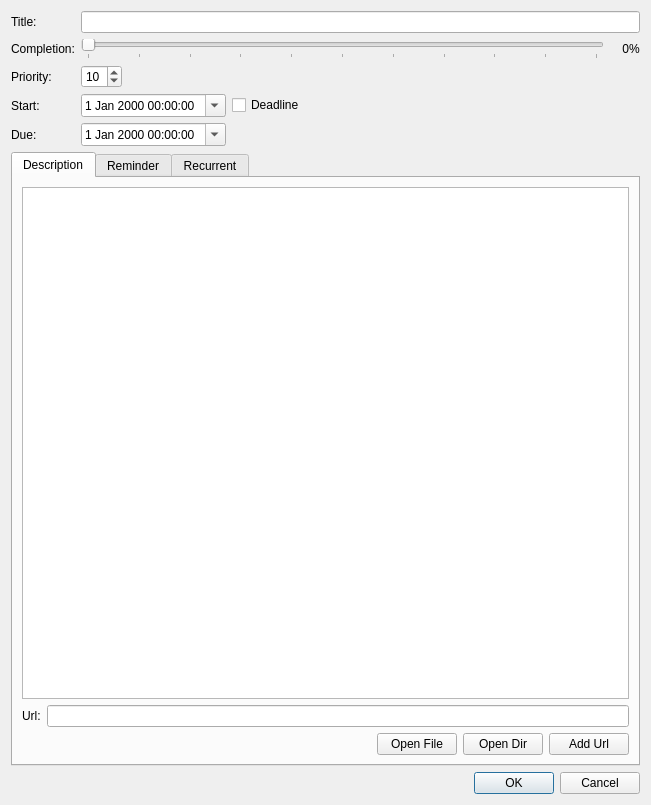
<?xml version="1.0" encoding="UTF-8"?>
<ui version="4.0">
 <class>Dialog</class>
 <widget class="QDialog" name="Dialog">
  <property name="geometry">
   <rect>
    <x>0</x>
    <y>0</y>
    <width>651</width>
    <height>805</height>
   </rect>
  </property>
  <property name="windowTitle">
   <string>Task edit</string>
  </property>
  <layout class="QVBoxLayout" name="verticalLayout">
   <item>
    <layout class="QFormLayout" name="formLayout">
     <item row="1" column="0">
      <widget class="QLabel" name="label">
       <property name="text">
        <string>Title:</string>
       </property>
      </widget>
     </item>
     <item row="1" column="1">
      <widget class="QLineEdit" name="titleEdit"/>
     </item>
     <item row="2" column="0">
      <widget class="QLabel" name="label_2">
       <property name="text">
        <string>Completion:</string>
       </property>
      </widget>
     </item>
     <item row="3" column="0">
      <widget class="QLabel" name="label_3">
       <property name="text">
        <string>Priority:</string>
       </property>
      </widget>
     </item>
     <item row="3" column="1">
      <layout class="QHBoxLayout" name="horizontalLayout">
       <item>
        <widget class="QSpinBox" name="priorityBox">
         <property name="value">
          <number>10</number>
         </property>
        </widget>
       </item>
       <item>
        <spacer name="horizontalSpacer">
         <property name="orientation">
          <enum>Qt::Horizontal</enum>
         </property>
         <property name="sizeHint" stdset="0">
          <size>
           <width>40</width>
           <height>20</height>
          </size>
         </property>
        </spacer>
       </item>
      </layout>
     </item>
     <item row="4" column="0">
      <widget class="QLabel" name="label_4">
       <property name="text">
        <string>Start:</string>
       </property>
      </widget>
     </item>
     <item row="5" column="0">
      <widget class="QLabel" name="label_5">
       <property name="text">
        <string>Due:</string>
       </property>
      </widget>
     </item>
     <item row="2" column="1">
      <layout class="QHBoxLayout" name="horizontalLayout_2">
       <property name="spacing">
        <number>0</number>
       </property>
       <item>
        <widget class="QSlider" name="completionSlider">
         <property name="maximum">
          <number>100</number>
         </property>
         <property name="orientation">
          <enum>Qt::Horizontal</enum>
         </property>
         <property name="tickPosition">
          <enum>QSlider::TicksBelow</enum>
         </property>
         <property name="tickInterval">
          <number>10</number>
         </property>
        </widget>
       </item>
       <item>
        <widget class="QLabel" name="completionValueLabel">
         <property name="sizePolicy">
          <sizepolicy hsizetype="Fixed" vsizetype="Preferred">
           <horstretch>0</horstretch>
           <verstretch>0</verstretch>
          </sizepolicy>
         </property>
         <property name="minimumSize">
          <size>
           <width>25</width>
           <height>0</height>
          </size>
         </property>
         <property name="text">
          <string>0</string>
         </property>
         <property name="alignment">
          <set>Qt::AlignRight|Qt::AlignTrailing|Qt::AlignVCenter</set>
         </property>
        </widget>
       </item>
       <item>
        <widget class="QLabel" name="label_6">
         <property name="text">
          <string>%</string>
         </property>
        </widget>
       </item>
      </layout>
     </item>
     <item row="4" column="1">
      <layout class="QHBoxLayout" name="horizontalLayout_3">
       <item>
        <widget class="QDateTimeEdit" name="startDateTime">
         <property name="calendarPopup">
          <bool>true</bool>
         </property>
        </widget>
       </item>
       <item>
        <widget class="QCheckBox" name="deadlineBox">
         <property name="text">
          <string>Deadline</string>
         </property>
        </widget>
       </item>
       <item>
        <spacer name="horizontalSpacer_2">
         <property name="orientation">
          <enum>Qt::Horizontal</enum>
         </property>
         <property name="sizeHint" stdset="0">
          <size>
           <width>40</width>
           <height>20</height>
          </size>
         </property>
        </spacer>
       </item>
      </layout>
     </item>
     <item row="5" column="1">
      <layout class="QHBoxLayout" name="horizontalLayout_4">
       <item>
        <widget class="QDateTimeEdit" name="dueDateTime">
         <property name="calendarPopup">
          <bool>true</bool>
         </property>
        </widget>
       </item>
       <item>
        <spacer name="horizontalSpacer_3">
         <property name="orientation">
          <enum>Qt::Horizontal</enum>
         </property>
         <property name="sizeHint" stdset="0">
          <size>
           <width>40</width>
           <height>20</height>
          </size>
         </property>
        </spacer>
       </item>
      </layout>
     </item>
    </layout>
   </item>
   <item>
    <widget class="QTabWidget" name="tabWidget">
     <property name="currentIndex">
      <number>0</number>
     </property>
     <widget class="QWidget" name="descTab">
      <attribute name="title">
       <string>Description</string>
      </attribute>
      <layout class="QVBoxLayout" name="verticalLayout_2">
       <item>
        <widget class="QTextBrowser" name="descriptionEdit">
         <property name="readOnly">
          <bool>false</bool>
         </property>
         <property name="textInteractionFlags">
          <set>Qt::LinksAccessibleByKeyboard|Qt::LinksAccessibleByMouse|Qt::TextBrowserInteraction|Qt::TextEditable|Qt::TextEditorInteraction|Qt::TextSelectableByKeyboard|Qt::TextSelectableByMouse</set>
         </property>
         <property name="openLinks">
          <bool>false</bool>
         </property>
        </widget>
       </item>
       <item>
        <layout class="QHBoxLayout" name="horizontalLayout_5">
         <property name="topMargin">
          <number>0</number>
         </property>
         <item>
          <widget class="QLabel" name="label_7">
           <property name="text">
            <string>Url:</string>
           </property>
          </widget>
         </item>
         <item>
          <widget class="QLineEdit" name="urlEdit"/>
         </item>
        </layout>
       </item>
       <item>
        <layout class="QHBoxLayout" name="horizontalLayout_6">
         <property name="topMargin">
          <number>0</number>
         </property>
         <item>
          <spacer name="horizontalSpacer_4">
           <property name="orientation">
            <enum>Qt::Horizontal</enum>
           </property>
           <property name="sizeHint" stdset="0">
            <size>
             <width>40</width>
             <height>20</height>
            </size>
           </property>
          </spacer>
         </item>
         <item>
          <widget class="QPushButton" name="openLocalFilePB">
           <property name="text">
            <string>Open File</string>
           </property>
          </widget>
         </item>
         <item>
          <widget class="QPushButton" name="openLocalDirPB">
           <property name="text">
            <string>Open Dir</string>
           </property>
          </widget>
         </item>
         <item>
          <widget class="QPushButton" name="addUrlPB">
           <property name="text">
            <string>Add Url</string>
           </property>
          </widget>
         </item>
        </layout>
       </item>
      </layout>
     </widget>
     <widget class="QWidget" name="reminderTab">
      <attribute name="title">
       <string>Reminder</string>
      </attribute>
      <layout class="QVBoxLayout" name="verticalLayout_3">
       <item>
        <widget class="ReminderWidget" name="reminderWidget" native="true"/>
       </item>
      </layout>
     </widget>
     <widget class="QWidget" name="recurrentTab">
      <attribute name="title">
       <string>Recurrent</string>
      </attribute>
      <layout class="QVBoxLayout" name="verticalLayout_4">
       <item>
        <widget class="RecurrentWidget" name="recurrentWidget" native="true"/>
       </item>
      </layout>
     </widget>
    </widget>
   </item>
   <item>
    <widget class="QDialogButtonBox" name="buttonBox">
     <property name="standardButtons">
      <set>QDialogButtonBox::Cancel|QDialogButtonBox::Ok</set>
     </property>
    </widget>
   </item>
  </layout>
 </widget>
 <customwidgets>
  <customwidget>
   <class>RecurrentWidget</class>
   <extends>QWidget</extends>
   <header>hanlendar.gui.widget.recurrentwidget</header>
   <container>1</container>
  </customwidget>
  <customwidget>
   <class>ReminderWidget</class>
   <extends>QWidget</extends>
   <header>hanlendar.gui.widget.reminderwidget</header>
   <container>1</container>
  </customwidget>
 </customwidgets>
 <resources/>
 <connections>
  <connection>
   <sender>completionSlider</sender>
   <signal>valueChanged(int)</signal>
   <receiver>completionValueLabel</receiver>
   <slot>setNum(int)</slot>
   <hints>
    <hint type="sourcelabel">
     <x>332</x>
     <y>57</y>
    </hint>
    <hint type="destinationlabel">
     <x>612</x>
     <y>57</y>
    </hint>
   </hints>
  </connection>
  <connection>
   <sender>buttonBox</sender>
   <signal>accepted()</signal>
   <receiver>Dialog</receiver>
   <slot>accept()</slot>
   <hints>
    <hint type="sourcelabel">
     <x>325</x>
     <y>470</y>
    </hint>
    <hint type="destinationlabel">
     <x>325</x>
     <y>245</y>
    </hint>
   </hints>
  </connection>
  <connection>
   <sender>buttonBox</sender>
   <signal>rejected()</signal>
   <receiver>Dialog</receiver>
   <slot>reject()</slot>
   <hints>
    <hint type="sourcelabel">
     <x>325</x>
     <y>470</y>
    </hint>
    <hint type="destinationlabel">
     <x>325</x>
     <y>245</y>
    </hint>
   </hints>
  </connection>
  <connection>
   <sender>deadlineBox</sender>
   <signal>toggled(bool)</signal>
   <receiver>startDateTime</receiver>
   <slot>setDisabled(bool)</slot>
   <hints>
    <hint type="sourcelabel">
     <x>255</x>
     <y>122</y>
    </hint>
    <hint type="destinationlabel">
     <x>148</x>
     <y>122</y>
    </hint>
   </hints>
  </connection>
 </connections>
</ui>
